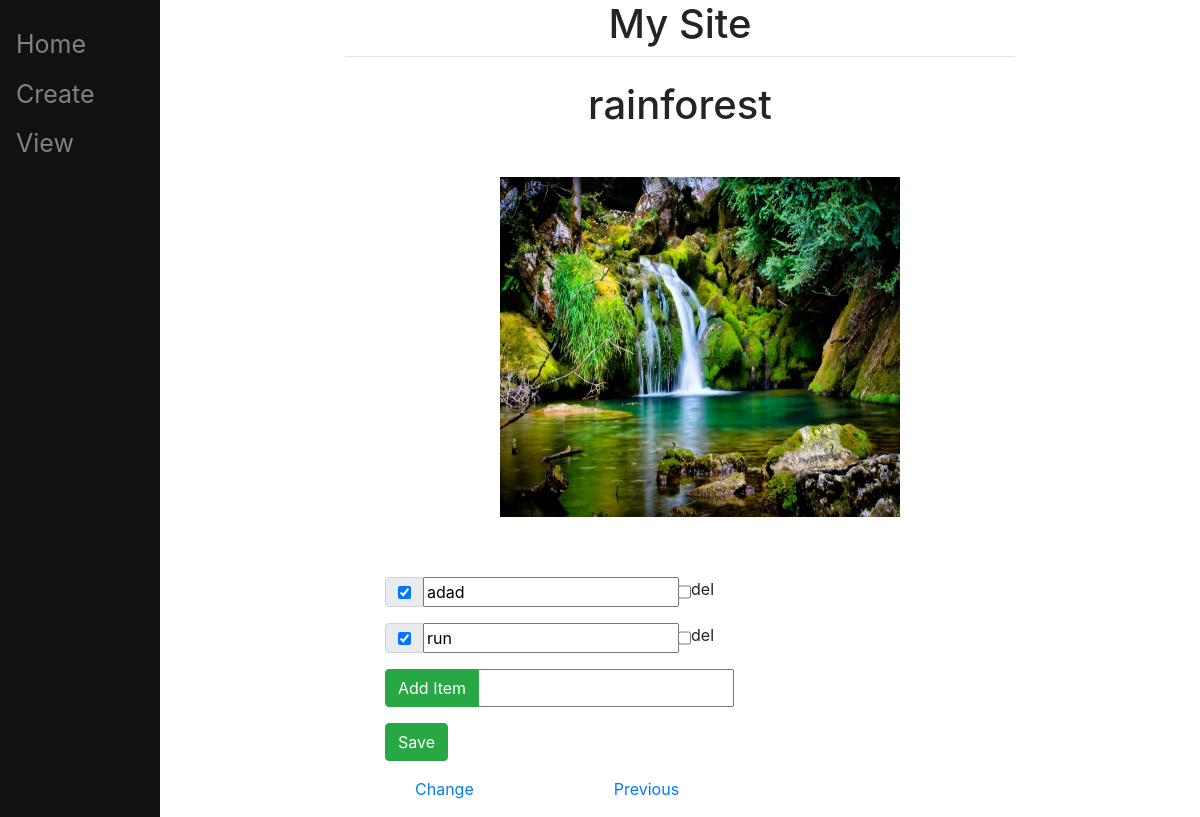
Before: /19 with the older database file.
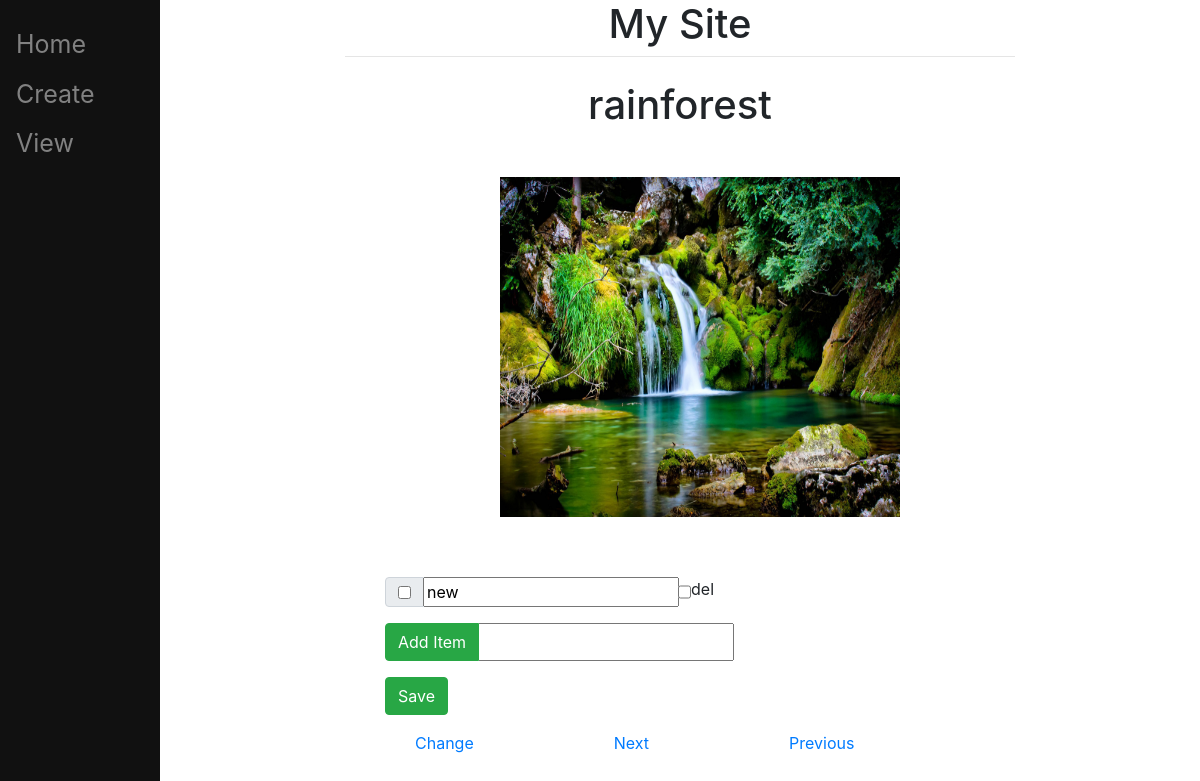
After: the same page with the newer database file.
### main/models.py (models this page shows, shortened)
class Item(models.Model):
    todolist=models.ForeignKey(ToDoList, on_delete=models.CASCADE, null=True)
    text=models.CharField(max_length=300)
    complete=models.BooleanField()

class ToDoList(models.Model):
    name= models.CharField(max_length=200, null=True, blank=True)
    image= models.ImageField(null=True,blank=True, upload_to="images/")

### main/views.py (the view, shortened to what this page needs)
# urls.py: path("<int:id>",views.index,name="index"),
def index(request,id):
          allls=ToDoList.objects.all()
          largest=ToDoList.objects.latest('id').id
          print(largest)
          latest=ToDoList.objects.get(id=largest)
          print(latest.id)
          print(latest.name)
          ls=ToDoList.objects.get(id=id)
          items=ls.item_set.all()
          return render(request, "main/list.html",{"ls":ls, "items":items, "id":id, "allls":allls,"latest":latest})

### main/templates/main/list.html (shortened to what this page needs)
{%extends "main/base.html" %}
{%block content%}
{%if ls.name%}
 <h1 class="text-center" id="head"> {{ls.name}} </h1>
 {%endif%}
 <form method="post" action="#">
    <ul>
     {%if ls.image%}
     <image src="{{ls.image.url}}" width =400px height= 400px class="main_img"></image>
     	{%else%}
     	<image src="media/images/default.png" width=400px height=400px class="main_img"></image>
     	{%endif%}
    <div class="all_text">
    {% for item in ls.item_set.all %}
     <div class = "one_row">
	 <div class = "input-group mb-3">
	        <div class = "input-group-prepend">
	        	<div class="input-group-text">
	  {%if item.complete == True %}
	      <input type="checkbox" value="clicked" name="c{{item.id}}" checked >
	   {% else %}
	    <input type="checkbox" value="clicked" name="c{{item.id}}" >
	   {% endif %}
	</div>
	</div>
	 <input type="text", value="{{item.text}}",class="form-control">
	 <div class="input-group-append">
	 	<input type="checkbox" name="d{{item.id}}"value="delete"/> del</input>
	 </div>
	  </div>
	</div>
	  {%endfor%}
	<div class="input-group mb-3">
	<div class ="input-group-prepend">
	<button type="submit" name="newItem" value="newItem" class ="btn btn-success"> Add Item</button>
    </div>
	<input type="text", name="new">
</div>
	<button type="submit" name="save" value="save" class="btn btn-success"> Save </button>
	</form>
	<div class="input-group mb-3">
	<div class ="input-group-prepend">
	<a href="../change/{{ls.id}}", class="wide"> Change      </a>
	{% for list in allls %}
	  {% if list.id == ls.id%}
       {%if list.id < latest.id%}
	  <a href="/{{ls.id | add:"1"}}", class="wide">Next </a>
	  {%endif%}
	  {%endif%}
    {%endfor%}
    {% for list in allls %}
	  {% if list.id == ls.id%}
       {%if list.id > 1 %}
	  <a href="/{{ls.id | add:"-1"}}", class="wide"> Previous </a>
	  {%endif%}
	  {%endif%}
    {%endfor%}
	</div>
</div>
	</div>
</div>
	{%endblock%}

Changed rows visible on the page:
removed Item: text "adad"
removed Item: text "run"
added Item: text "new"
